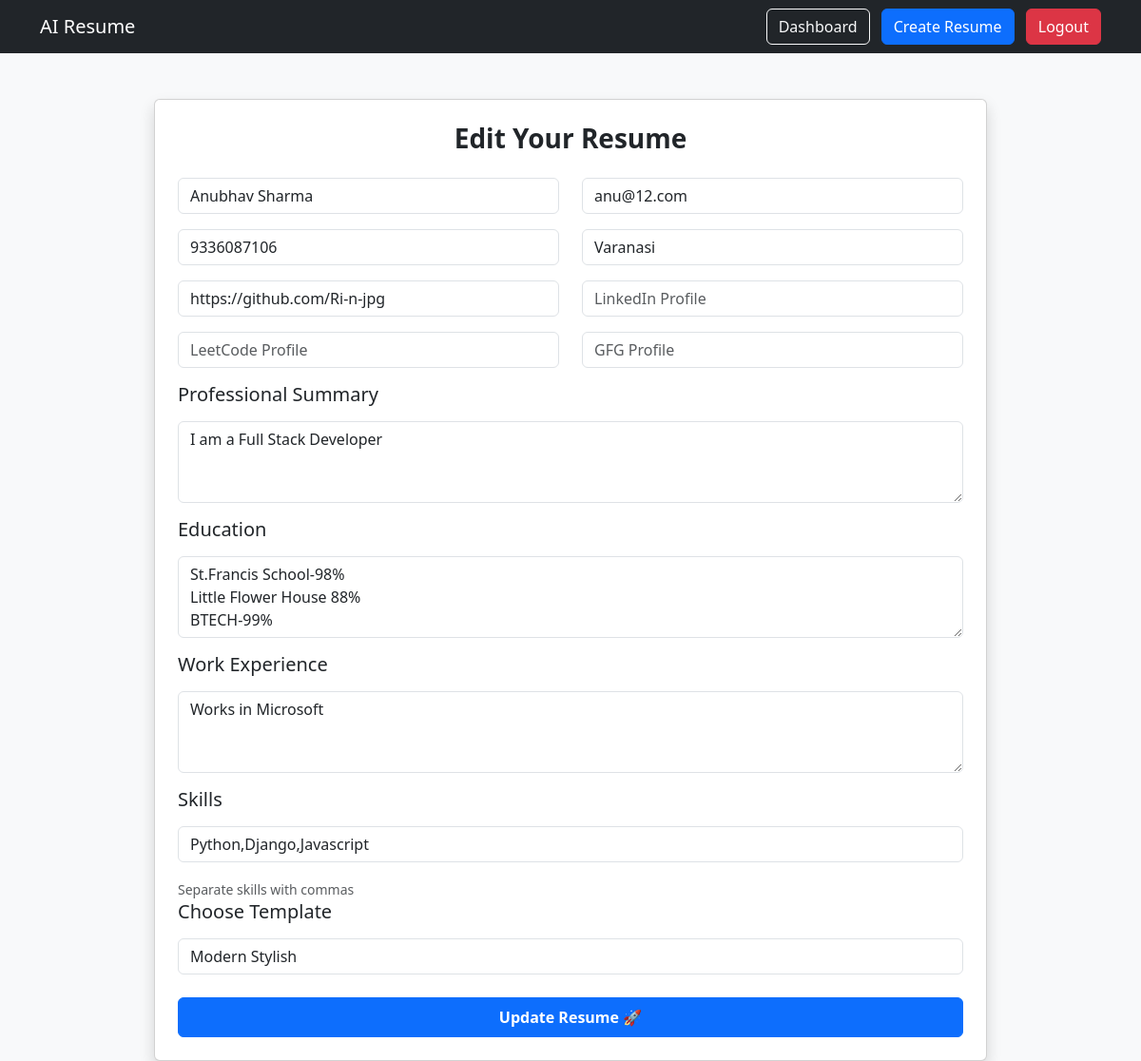
/edit/8/ (signed in), run on the app's committed database.
### resume/models.py (models this page shows, shortened)
class Resume(models.Model):
    user = models.ForeignKey(User, on_delete=models.CASCADE)
    name = models.CharField(max_length=255)
    email = models.EmailField()
    phone = models.CharField(max_length=20, blank=True)
    location = models.CharField(max_length=100, blank=True)
    summary = models.TextField(blank=True, null=True)
    education = models.TextField(blank=True)
    experience = models.TextField(blank=True)
    skills = models.TextField(blank=True)  # Comma-separated skills
    template = models.CharField(max_length=50, default="template1")
    github = models.URLField(blank=True)
    linkedin = models.URLField(blank=True)
    leetcode = models.URLField(blank=True)
    gfg = models.URLField(blank=True)
    created_at = models.DateTimeField(auto_now_add=True)
    class Meta:
        ordering = ['-created_at']

### resume/views.py (the view, shortened to what this page needs)
# urls.py: path('edit/<int:id>/', views.edit_resume, name='edit_resume'),
@login_required
def edit_resume(request, id):
    resume = get_object_or_404(Resume, id=id, user=request.user)
    return render(request, "edit_resume.html", {"resume": resume})

### resume/templates/edit_resume.html (shortened to what this page needs)
{% extends 'base.html' %}
{% block content %}
<div class="container mt-5" style="max-width: 900px;">
  <div class="card shadow p-4">
    <h3 class="mb-4 text-center fw-bold">Edit Your Resume</h3>
    <form method="POST">
      <div class="row">
        <div class="col-md-6">
          <input type="text" name="name" class="form-control mb-3" placeholder="Full Name" required value="{{ resume.name }}">
        </div>
        <div class="col-md-6">
          <input type="email" name="email" class="form-control mb-3" placeholder="Email" required value="{{ resume.email }}">
        </div>
      </div>
      <div class="row">
        <div class="col-md-6">
          <input type="text" name="phone" class="form-control mb-3" placeholder="Phone Number" value="{{ resume.phone }}">
        </div>
        <div class="col-md-6">
          <input type="text" name="location" class="form-control mb-3" placeholder="Location (City)" value="{{ resume.location }}">
        </div>
      </div>
      <div class="row">
        <div class="col-md-6">
          <input type="text" name="github" class="form-control mb-3" placeholder="GitHub Profile" value="{{ resume.github }}">
        </div>
        <div class="col-md-6">
          <input type="text" name="linkedin" class="form-control mb-3" placeholder="LinkedIn Profile" value="{{ resume.linkedin }}">
        </div>
      </div>
      <div class="row">
        <div class="col-md-6">
          <input type="text" name="leetcode" class="form-control mb-3" placeholder="LeetCode Profile" value="{{ resume.leetcode }}">
        </div>
        <div class="col-md-6">
          <input type="text" name="gfg" class="form-control mb-3" placeholder="GFG Profile" value="{{ resume.gfg }}">
        </div>
      </div>
      <h5 class="mb-3">Professional Summary</h5>
      <textarea name="summary" rows="3" class="form-control mb-3" placeholder="Write a short summary...">{{ resume.summary }}</textarea>
      <h5 class="mb-3">Education</h5>
      <textarea name="education" rows="3" class="form-control mb-3">{{ resume.education }}</textarea>
      <h5 class="mb-3">Work Experience</h5>
      <textarea name="experience" rows="3" class="form-control mb-3">{{ resume.experience }}</textarea>
      <h5 class="mb-3">Skills</h5>
      <input type="text" name="skills" class="form-control mb-3" value="{{ resume.skills }}">
      <small class="text-muted">Separate skills with commas</small>
      <h5 class="mb-3">Choose Template</h5>
      <select name="template" class="form-control mb-4">
        <option value="template2" {% if resume.template == 'template2' %}selected{% endif %}>Modern Stylish</option>
      </select>
      <button class="btn btn-primary w-100 py-2 fw-bold">Update Resume 🚀</button>
    </form>
  </div>
</div>
{% endblock %}

### data on the page
Resume: name "Anubhav Sharma", email "anu@12.com", phone "9336087106", location "Varanasi", github "https://github.com/Ri-n-jpg", summary "I am a Full Stack Developer", education "St.Francis School-98% Little Flower House 88% BTECH-99%", experience "Works in Microsoft", skills "Python,Django,Javascript", template "Modern Stylish"
